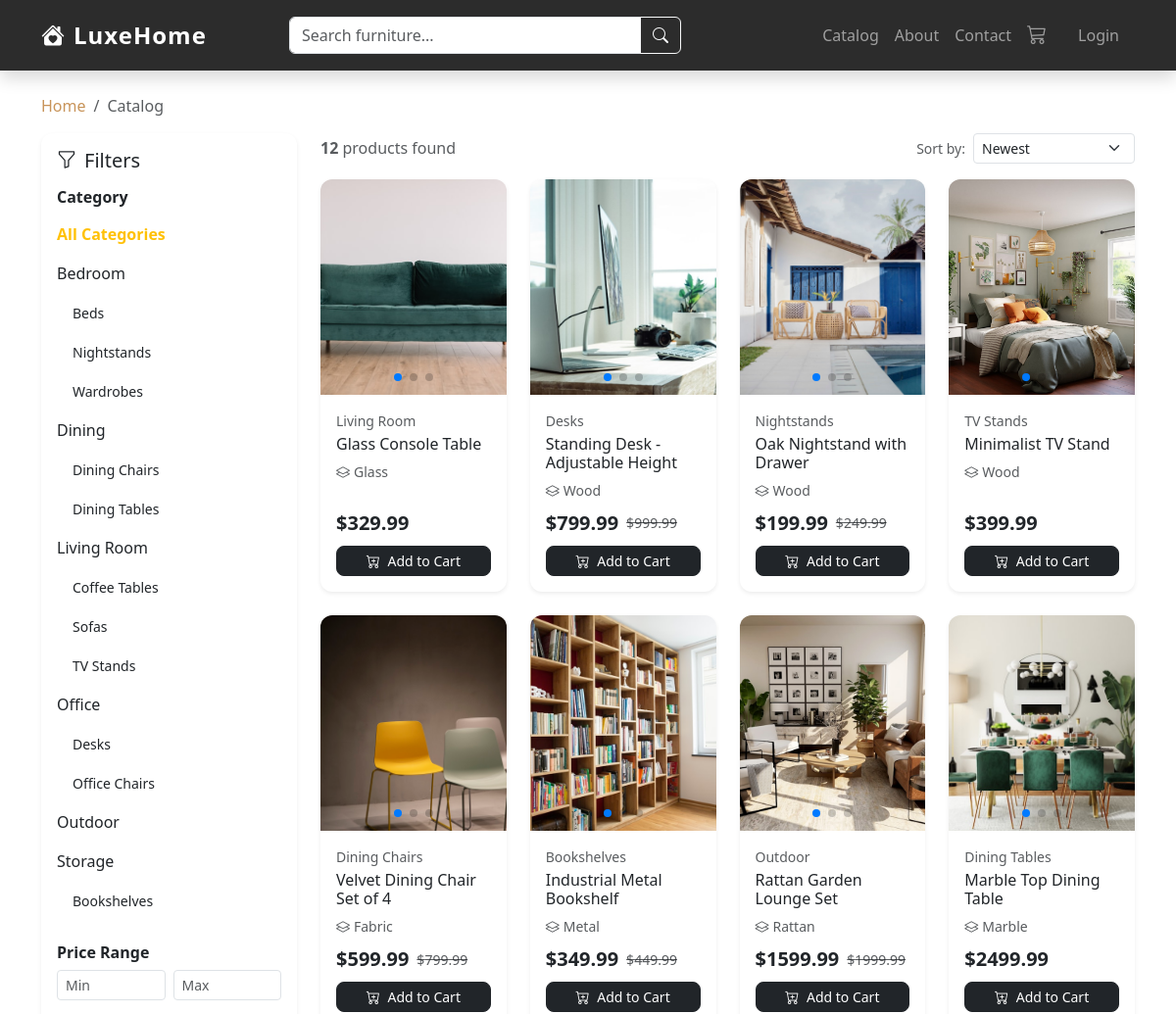
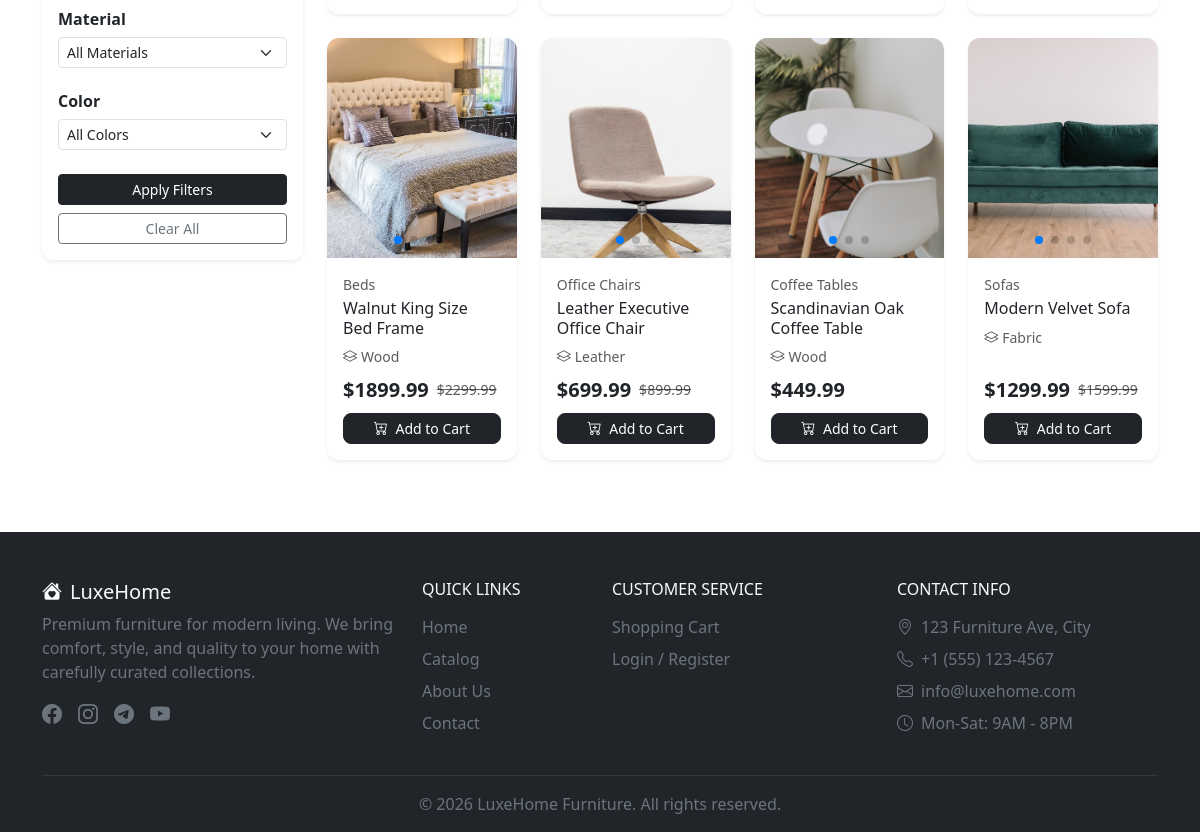
Screenshot of /products/ with the database file from the repository (2 pictures, top to bottom).
### products/models.py (models this page shows, shortened)
class Category(models.Model):
    name = models.CharField(max_length=200)
    slug = models.SlugField(unique=True)
    image = models.ImageField(upload_to='categories/', blank=True, null=True)
    parent = models.ForeignKey(
        'self', on_delete=models.CASCADE,
        blank=True, null=True, related_name='children'
    )
    class Meta:
        verbose_name_plural = 'Categories'
        ordering = ['name']

class ProductImage(models.Model):
    product = models.ForeignKey(
        Product, on_delete=models.CASCADE, related_name='images'
    )
    image = models.ImageField(upload_to='products/')
    is_primary = models.BooleanField(default=False)
    order = models.PositiveIntegerField(default=0)
    class Meta:
        ordering = ['order']

class Product(models.Model):
    MATERIAL_CHOICES = [
        ('wood', 'Wood'),
        ('metal', 'Metal'),
        ('fabric', 'Fabric'),
        ('leather', 'Leather'),
        ('glass', 'Glass'),
        ('plastic', 'Plastic'),
        ('marble', 'Marble'),
        ('rattan', 'Rattan'),
        ('other', 'Other'),
    ]
    COLOR_CHOICES = [
        ('black', 'Black'),
        ('white', 'White'),
        ('brown', 'Brown'),
        ('grey', 'Grey'),
        ('beige', 'Beige'),
        ('blue', 'Blue'),
        ('green', 'Green'),
        ('red', 'Red'),
        ('natural', 'Natural'),
        ('multi', 'Multi-color'),
    ]
    name = models.CharField(max_length=300)
    slug = models.SlugField(unique=True)
    category = models.ForeignKey(
        Category, on_delete=models.CASCADE, related_name='products'
    )
    description = models.TextField()
    price = models.DecimalField(max_digits=10, decimal_places=2)
    old_price = models.DecimalField(
        max_digits=10, decimal_places=2, blank=True, null=True,
        help_text='Original price before discount'
    )
    material = models.CharField(max_length=50, choices=MATERIAL_CHOICES, blank=True)
    color = models.CharField(max_length=50, choices=COLOR_CHOICES, blank=True)
    dimensions = models.CharField(max_length=200, blank=True, help_text='e.g., 120x80x75 cm')
    weight = models.DecimalField(max_digits=7, decimal_places=2, blank=True, null=True, help_text='Weight in kg')
    stock = models.PositiveIntegerField(default=0)
    is_featured = models.BooleanField(default=False)
    created_at = models.DateTimeField(auto_now_add=True)
    updated_at = models.DateTimeField(auto_now=True)
    class Meta:
        ordering = ['-created_at']
    def get_absolute_url(self):
        return reverse('products:product_detail', kwargs={'slug': self.slug})
    @property
    def discount_percent(self):
        if self.old_price and self.old_price > self.price:
            return int(((self.old_price - self.price) / self.old_price) * 100)
        return 0
    @property
    def in_stock(self):
        return self.stock > 0

### products/views.py (the view)
# urls.py: path('', views.catalog, name='catalog'),
def catalog(request):
    queryset = Product.objects.filter(stock__gt=0).select_related('category').prefetch_related('images')
    product_filter = ProductFilter(request.GET, queryset=queryset)
    categories = Category.objects.filter(parent__isnull=True).prefetch_related('children')
    return render(request, 'products/catalog.html', {
        'filter': product_filter,
        'products': product_filter.qs,
        'categories': categories,
        'current_category': request.GET.get('category', ''),
        'current_sort': request.GET.get('sort', ''),
    })

### products/templates/products/catalog.html (shortened to what this page needs)
{% extends 'base.html' %}
{% load static %}
{% block content %}
<section class="py-4">
    <div class="container">
        <nav aria-label="breadcrumb" class="mb-3">
            <ol class="breadcrumb">
                <li class="breadcrumb-item"><a href="{% url 'core:home' %}">Home</a></li>
                <li class="breadcrumb-item active">Catalog</li>
            </ol>
        </nav>
        <div class="row">
            <div class="col-lg-3 mb-4">
                <div class="card border-0 shadow-sm">
                    <div class="card-body">
                        <h5 class="card-title mb-3"><i class="bi bi-funnel me-2"></i>Filters</h5>
                        <form method="GET" action="{% url 'products:catalog' %}" id="filter-form">
                            <div class="mb-4">
                                <h6 class="fw-bold mb-2">Category</h6>
                                <div class="list-group list-group-flush">
                                    <a href="{% url 'products:catalog' %}{% if request.GET.q %}?q={{ request.GET.q }}{% endif %}"
                                       class="list-group-item list-group-item-action border-0 px-0 {% if not current_category %}fw-bold text-warning{% endif %}">
                                        All Categories
                                    </a>
                                    {% for cat in categories %}
                                    <a href="?category={{ cat.slug }}{% if request.GET.q %}&q={{ request.GET.q }}{% endif %}"
                                       class="list-group-item list-group-item-action border-0 px-0 {% if current_category == cat.slug %}fw-bold text-warning{% endif %}">
                                        {{ cat.name }}
                                    </a>
                                    {% for child in cat.children.all %}
                                    <a href="?category={{ child.slug }}{% if request.GET.q %}&q={{ request.GET.q }}{% endif %}"
                                       class="list-group-item list-group-item-action border-0 ps-3 {% if current_category == child.slug %}fw-bold text-warning{% endif %}">
                                        <small>{{ child.name }}</small>
                                    </a>
                                    {% endfor %}
                                    {% endfor %}
                                </div>
                            </div>
                            <div class="mb-4">
                                <h6 class="fw-bold mb-2">Price Range</h6>
                                <div class="row g-2">
                                    <div class="col-6">
                                        <input type="number" class="form-control form-control-sm" name="min_price"
                                               placeholder="Min" value="{{ request.GET.min_price|default:'' }}">
                                    </div>
                                    <div class="col-6">
                                        <input type="number" class="form-control form-control-sm" name="max_price"
                                               placeholder="Max" value="{{ request.GET.max_price|default:'' }}">
                                    </div>
                                </div>
                            </div>
                            <div class="mb-4">
                                <h6 class="fw-bold mb-2">Material</h6>
                                <select class="form-select form-select-sm" name="material">
                                    <option value="">All Materials</option>
                                </select>
                            </div>
                            <div class="mb-4">
                                <h6 class="fw-bold mb-2">Color</h6>
                                <select class="form-select form-select-sm" name="color">
                                    <option value="">All Colors</option>
                                </select>
                            </div>
                            <button type="submit" class="btn btn-dark btn-sm w-100 mb-2">Apply Filters</button>
                            <a href="{% url 'products:catalog' %}" class="btn btn-outline-secondary btn-sm w-100">Clear All</a>
                        </form>
                    </div>
                </div>
            </div>
            <div class="col-lg-9">
                <div class="d-flex justify-content-between align-items-center mb-3 flex-wrap gap-2">
                    <p class="mb-0 text-muted">
                        <strong>{{ products|length }}</strong> products found
                    </p>
                    <div class="d-flex align-items-center gap-2">
                        <label class="text-muted small text-nowrap">Sort by:</label>
                        <select class="form-select form-select-sm" style="width:auto;" onchange="sortProducts(this.value)">
                            <option value="newest" {% if current_sort == 'newest' %}selected{% endif %}>Newest</option>
                        </select>
                    </div>
                </div>
                {% if products %}
                <div class="row g-4">
                    {% for product in products %}
                        {% include 'products/_product_card.html' with product=product %}
                    {% endfor %}
                </div>
                {% endif %}
            </div>
        </div>
    </div>
</section>
{% endblock %}

### products/templates/products/_product_card.html (shortened to what this page needs)
{% load static %}
<div class="col-6 col-md-4 col-lg-3">
    <div class="card product-card border-0 shadow-sm h-100">
        <div class="position-relative">
            {% if product.discount_percent %}
            <span class="badge bg-danger position-absolute top-0 start-0 m-2 z-1">-{{ product.discount_percent }}%</span>
            {% endif %}
            {% if product.images.all|length > 1 %}
            <div class="swiper product-swiper-{{ product.pk }}">
                <div class="swiper-wrapper">
                    {% for img in product.images.all %}
                    <div class="swiper-slide">
                        <a href="{{ product.get_absolute_url }}">
                            <img src="{{ img.image.url }}" class="card-img-top product-card-img" alt="{{ product.name }}">
                        </a>
                    </div>
                    {% endfor %}
                </div>
                <div class="swiper-pagination"></div>
            </div>
            {% elif product.primary_image %}
            <a href="{{ product.get_absolute_url }}">
                <img src="{{ product.primary_image.image.url }}" class="card-img-top product-card-img" alt="{{ product.name }}">
            </a>
            {% else %}
            <a href="{{ product.get_absolute_url }}">
                <div class="card-img-top product-card-img bg-light d-flex align-items-center justify-content-center">
                    <i class="bi bi-image fs-1 text-muted"></i>
                </div>
            </a>
            {% endif %}
        </div>
        <div class="card-body d-flex flex-column">
            <small class="text-muted mb-1">{{ product.category.name }}</small>
            <h6 class="card-title mb-2">
                <a href="{{ product.get_absolute_url }}" class="text-decoration-none text-dark product-link">{{ product.name }}</a>
            </h6>
            {% if product.material %}
            <small class="text-muted"><i class="bi bi-layers me-1"></i>{{ product.get_material_display }}</small>
            {% endif %}
            <div class="mt-auto pt-2">
                <div class="d-flex align-items-center mb-2">
                    <span class="fw-bold fs-5 text-dark">${{ product.price }}</span>
                    {% if product.old_price %}
                    <span class="text-decoration-line-through text-muted ms-2 small">${{ product.old_price }}</span>
                    {% endif %}
                </div>
                <button class="btn btn-dark btn-sm w-100 add-to-cart-btn"
                        onclick="addToCart({{ product.pk }})"
                        {% if not product.in_stock %}disabled{% endif %}>
                    {% if product.in_stock %}
                    <i class="bi bi-cart-plus me-1"></i> Add to Cart
                    {% else %}
                    Out of Stock
                    {% endif %}
                </button>
            </div>
        </div>
    </div>
</div>

### rows the page displays
Category: name "Bedroom"
Category: name "Beds"
Category: name "Nightstands"
Category: name "Wardrobes"
Category: name "Dining"
Category: name "Dining Chairs"
Category: name "Dining Tables"
Category: name "Living Room"
Category: name "Coffee Tables"
Category: name "Sofas"
Category: name "TV Stands"
Category: name "Office"
Category: name "Desks"
Category: name "Office Chairs"
Category: name "Outdoor"
Category: name "Storage"
Category: name "Bookshelves"
Product: category.name "Living Room", name "Glass Console Table", material "Glass", price "329.99", stock "Add to Cart"
ProductImage: image (picture)
Product: category.name "Desks", name "Standing Desk - Adjustable Height", material "Wood", price "799.99", old_price "999.99", stock "Add to Cart"
ProductImage: image (picture)
Product: category.name "Nightstands", name "Oak Nightstand with Drawer", material "Wood", price "199.99", old_price "249.99", stock "Add to Cart"
ProductImage: image (picture)
Product: category.name "TV Stands", name "Minimalist TV Stand", material "Wood", price "399.99", stock "Add to Cart"
ProductImage: image (picture)
Product: category.name "Dining Chairs", name "Velvet Dining Chair Set of 4", material "Fabric", price "599.99", old_price "799.99", stock "Add to Cart"
ProductImage: image (picture)
Product: category.name "Bookshelves", name "Industrial Metal Bookshelf", material "Metal", price "349.99", old_price "449.99", stock "Add to Cart"
ProductImage: image (picture)
Product: category.name "Outdoor", name "Rattan Garden Lounge Set", material "Rattan", price "1599.99", old_price "1999.99", stock "Add to Cart"
ProductImage: image (picture)
Product: category.name "Dining Tables", name "Marble Top Dining Table", material "Marble", price "2499.99", stock "Add to Cart"
ProductImage: image (picture)
Product: category.name "Beds", name "Walnut King Size Bed Frame", material "Wood", price "1899.99", old_price "2299.99", stock "Add to Cart"
ProductImage: image (picture)
Product: category.name "Office Chairs", name "Leather Executive Office Chair", material "Leather", price "699.99", old_price "899.99", stock "Add to Cart"
ProductImage: image (picture)
Product: category.name "Coffee Tables", name "Scandinavian Oak Coffee Table", material "Wood", price "449.99", stock "Add to Cart"
ProductImage: image (picture)
Product: category.name "Sofas", name "Modern Velvet Sofa", material "Fabric", price "1299.99", old_price "1599.99", stock "Add to Cart"
ProductImage: image (picture)

### other values shown
{{ products|length }} "12"
